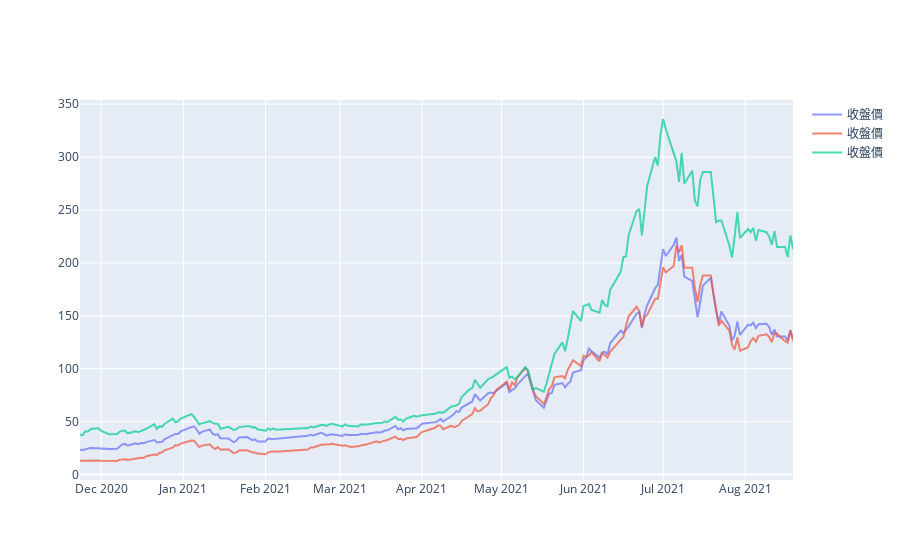

Source (notebook cell):
### Code cell
# https://plotly.com/python/line-and-scatter/

fig = go.Figure()

fig.add_trace(go.Scatter(x=df_2603.index,
           y=df_2603['收盤價'],
           mode='lines',
           opacity=0.7,
           name='收盤價',
           textposition='bottom center'))

fig.add_trace(go.Scatter(x=df_2609.index,
           y=df_2609['收盤價'],
           mode='lines',
           opacity=0.7,
           name='收盤價',
           textposition='bottom center'))

fig.add_trace(go.Scatter(x=df_2615.index,
           y=df_2615['收盤價'],
           mode='lines',
           opacity=0.7,
           name='收盤價',
           textposition='bottom center'))


fig.show()

### Figure 1 — Plotly figure (JSON) as saved in the notebook; plotly's stock layout.template omitted (floating-point values rounded to 4 significant figures; data arrays with more than 128 entries replaced by an {"elided": "..."} marker saying what was removed)
{"data": [{"mode": "lines", "name": "收盤價", "opacity": 0.7, "textposition": "bottom center", "type": "scatter", "x": {"elided": "181 str values"}, "y": {"elided": "181 float values"}}, {"mode": "lines", "name": "收盤價", "opacity": 0.7, "textposition": "bottom center", "type": "scatter", "x": {"elided": "181 str values"}, "y": {"elided": "181 float values"}}, {"mode": "lines", "name": "收盤價", "opacity": 0.7, "textposition": "bottom center", "type": "scatter", "x": {"elided": "181 str values"}, "y": {"elided": "181 float values"}}], "layout": {}}
